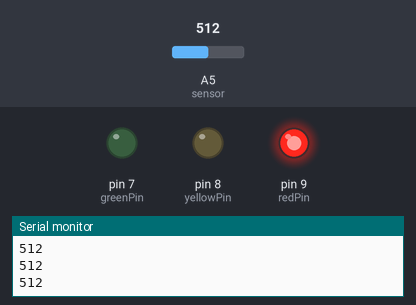
Simulated run of this sketch. Board: Arduino Uno, built with avr-gcc and run on an emulated ATmega328P. Shown: output pins drawn as LEDs (lit = HIGH), the last lines printed to the serial monitor. The inputs (shaded band) are chosen by the test bench; at power-on: A5 (sensor) = 512.

Above: at 1.2 s.
1.3 s: A5 (sensor) set to 631
2.8 s: A5 (sensor) set to 665
At 3.6 s:
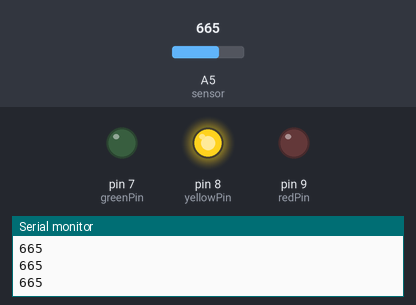
4.3 s: A5 (sensor) set to 792
5.8 s: A5 (sensor) set to 815
At 7.0 s:
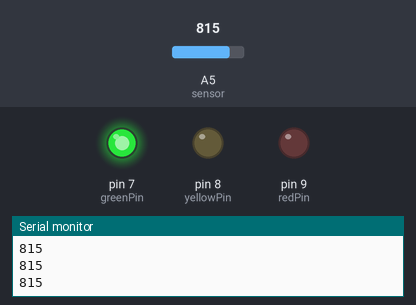
7.3 s: A5 (sensor) set to 716
At 8.2 s:
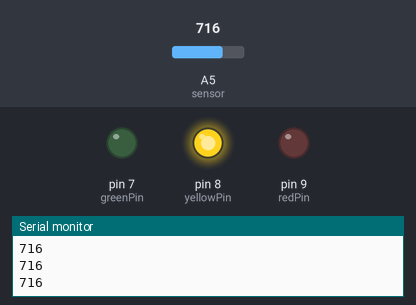
8.8 s: A5 (sensor) set to 900
At 9.3 s:
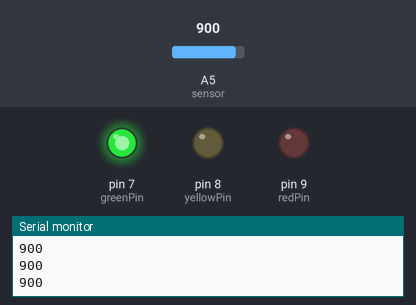
Timing chart, 0 to 11.3 s (numbered marks = the images above; inputs shaded):
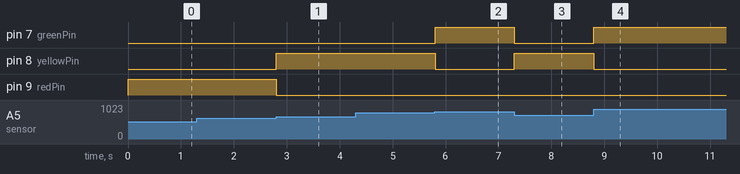

Measured:
- the behaviour switches between 649 and 650 on A5 (sensor) (found by bisection; images 0 and 1)
- the behaviour switches between 800 and 801 on A5 (sensor) (found by bisection; images 1 and 2)
- after the input at 2.8 s, pin 8 (yellowPin): LOW → HIGH at once; pin 9 (redPin): HIGH → LOW at once
- after the input at 5.8 s, pin 7 (greenPin): LOW → HIGH at once; pin 8 (yellowPin): HIGH → LOW at once
- after the input at 7.3 s, pin 7 (greenPin): HIGH → LOW at once; pin 8 (yellowPin): LOW → HIGH at once
- after the input at 8.8 s, pin 7 (greenPin): LOW → HIGH at once; pin 8 (yellowPin): HIGH → LOW at once

The sketch:

assignment2_a.ino
```cpp
//declare the necessary variables
int redPin=9;
int greenPin=7;
int yellowPin=8;
int sensorValue;
int sensor=A5;
int redYellowCutoff = 650, yellowGreenCutoff = 800;

void setup() {
  // put your setup code here, to run once:
  pinMode(redPin,OUTPUT);
  pinMode(yellowPin,OUTPUT);
  pinMode(greenPin,OUTPUT);
  Serial.begin(9600);
}

void loop() {
  // put your main code here, to run repeatedly:
  sensorValue=analogRead(sensor);
  Serial.println(sensorValue);
  if(sensorValue < redYellowCutoff)
  {
    digitalWrite(redPin,HIGH);
    digitalWrite(greenPin,LOW);
    digitalWrite(yellowPin,LOW);
    delay(5);
  }
  else if(sensorValue > yellowGreenCutoff)
  {
    digitalWrite(redPin,LOW);
    digitalWrite(greenPin,HIGH);
    digitalWrite(yellowPin,LOW);
    delay(5);
  }
  else
  {
    digitalWrite(redPin,LOW);
    digitalWrite(greenPin,LOW);
    digitalWrite(yellowPin,HIGH);
    delay(5);
  }
}
```
